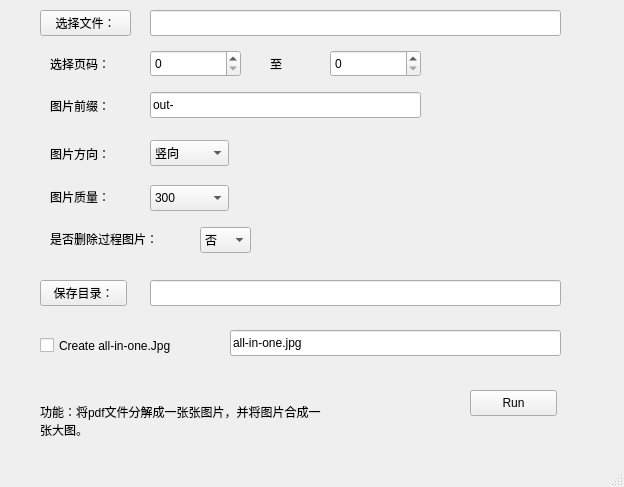
<?xml version="1.0" encoding="UTF-8"?>
<ui version="4.0">
 <class>MainWindow</class>
 <widget class="QMainWindow" name="MainWindow">
  <property name="geometry">
   <rect>
    <x>0</x>
    <y>0</y>
    <width>624</width>
    <height>487</height>
   </rect>
  </property>
  <property name="windowTitle">
   <string>pdfToJpg By Li</string>
  </property>
  <widget class="QWidget" name="centralwidget">
   <widget class="QPushButton" name="pushButton">
    <property name="geometry">
     <rect>
      <x>40</x>
      <y>10</y>
      <width>91</width>
      <height>26</height>
     </rect>
    </property>
    <property name="text">
     <string>选择文件：</string>
    </property>
   </widget>
   <widget class="QLineEdit" name="lineEdit">
    <property name="geometry">
     <rect>
      <x>150</x>
      <y>10</y>
      <width>411</width>
      <height>26</height>
     </rect>
    </property>
    <property name="readOnly">
     <bool>true</bool>
    </property>
   </widget>
   <widget class="QLineEdit" name="lineEdit_2">
    <property name="geometry">
     <rect>
      <x>150</x>
      <y>92</y>
      <width>271</width>
      <height>26</height>
     </rect>
    </property>
    <property name="text">
     <string>out-</string>
    </property>
   </widget>
   <widget class="QComboBox" name="comboBox_append">
    <property name="geometry">
     <rect>
      <x>150</x>
      <y>140</y>
      <width>79</width>
      <height>26</height>
     </rect>
    </property>
    <item>
     <property name="text">
      <string>竖向</string>
     </property>
    </item>
    <item>
     <property name="text">
      <string>横向</string>
     </property>
    </item>
   </widget>
   <widget class="QLabel" name="label_2">
    <property name="geometry">
     <rect>
      <x>50</x>
      <y>90</y>
      <width>66</width>
      <height>31</height>
     </rect>
    </property>
    <property name="text">
     <string>图片前缀：</string>
    </property>
   </widget>
   <widget class="QLabel" name="label_3">
    <property name="geometry">
     <rect>
      <x>50</x>
      <y>145</y>
      <width>66</width>
      <height>18</height>
     </rect>
    </property>
    <property name="text">
     <string>图片方向：</string>
    </property>
   </widget>
   <widget class="QPushButton" name="pushButton_2">
    <property name="geometry">
     <rect>
      <x>470</x>
      <y>390</y>
      <width>87</width>
      <height>26</height>
     </rect>
    </property>
    <property name="text">
     <string>Run</string>
    </property>
   </widget>
   <widget class="QLabel" name="label_5">
    <property name="geometry">
     <rect>
      <x>50</x>
      <y>55</y>
      <width>66</width>
      <height>18</height>
     </rect>
    </property>
    <property name="text">
     <string>选择页码：</string>
    </property>
   </widget>
   <widget class="QSpinBox" name="spinBox_start">
    <property name="geometry">
     <rect>
      <x>150</x>
      <y>50</y>
      <width>91</width>
      <height>27</height>
     </rect>
    </property>
    <property name="minimum">
     <number>0</number>
    </property>
    <property name="maximum">
     <number>10000</number>
    </property>
    <property name="value">
     <number>0</number>
    </property>
   </widget>
   <widget class="QSpinBox" name="spinBox_end">
    <property name="geometry">
     <rect>
      <x>330</x>
      <y>50</y>
      <width>91</width>
      <height>27</height>
     </rect>
    </property>
    <property name="maximum">
     <number>10000</number>
    </property>
   </widget>
   <widget class="QLabel" name="label_6">
    <property name="geometry">
     <rect>
      <x>270</x>
      <y>55</y>
      <width>31</width>
      <height>18</height>
     </rect>
    </property>
    <property name="text">
     <string>至</string>
    </property>
   </widget>
   <widget class="QPushButton" name="pushButton_3">
    <property name="geometry">
     <rect>
      <x>40</x>
      <y>280</y>
      <width>87</width>
      <height>26</height>
     </rect>
    </property>
    <property name="text">
     <string>保存目录：</string>
    </property>
   </widget>
   <widget class="QLineEdit" name="lineEdit_Save">
    <property name="geometry">
     <rect>
      <x>150</x>
      <y>280</y>
      <width>411</width>
      <height>26</height>
     </rect>
    </property>
    <property name="readOnly">
     <bool>true</bool>
    </property>
   </widget>
   <widget class="QLabel" name="label_8">
    <property name="geometry">
     <rect>
      <x>50</x>
      <y>188</y>
      <width>66</width>
      <height>18</height>
     </rect>
    </property>
    <property name="text">
     <string>图片质量：</string>
    </property>
   </widget>
   <widget class="QComboBox" name="comboBox_quality">
    <property name="geometry">
     <rect>
      <x>150</x>
      <y>185</y>
      <width>79</width>
      <height>26</height>
     </rect>
    </property>
    <property name="currentText">
     <string>300</string>
    </property>
    <property name="currentIndex">
     <number>3</number>
    </property>
    <item>
     <property name="text">
      <string>600</string>
     </property>
    </item>
    <item>
     <property name="text">
      <string>500</string>
     </property>
    </item>
    <item>
     <property name="text">
      <string>400</string>
     </property>
    </item>
    <item>
     <property name="text">
      <string>300</string>
     </property>
    </item>
    <item>
     <property name="text">
      <string>200</string>
     </property>
    </item>
    <item>
     <property name="text">
      <string>100</string>
     </property>
    </item>
   </widget>
   <widget class="QLabel" name="label_10">
    <property name="geometry">
     <rect>
      <x>50</x>
      <y>230</y>
      <width>141</width>
      <height>18</height>
     </rect>
    </property>
    <property name="text">
     <string>是否删除过程图片：</string>
    </property>
   </widget>
   <widget class="QComboBox" name="comboBox_delornot">
    <property name="geometry">
     <rect>
      <x>200</x>
      <y>227</y>
      <width>51</width>
      <height>26</height>
     </rect>
    </property>
    <property name="currentIndex">
     <number>1</number>
    </property>
    <item>
     <property name="text">
      <string>是</string>
     </property>
    </item>
    <item>
     <property name="text">
      <string>否</string>
     </property>
    </item>
   </widget>
   <widget class="QLabel" name="label">
    <property name="geometry">
     <rect>
      <x>40</x>
      <y>390</y>
      <width>281</width>
      <height>61</height>
     </rect>
    </property>
    <property name="text">
     <string>功能：将pdf文件分解成一张张图片，并将图片合成一张大图。</string>
    </property>
    <property name="wordWrap">
     <bool>true</bool>
    </property>
   </widget>
   <widget class="QLineEdit" name="lineEdit_allinone">
    <property name="geometry">
     <rect>
      <x>230</x>
      <y>330</y>
      <width>331</width>
      <height>26</height>
     </rect>
    </property>
    <property name="text">
     <string>all-in-one.jpg</string>
    </property>
    <property name="readOnly">
     <bool>false</bool>
    </property>
   </widget>
   <widget class="QCheckBox" name="checkBox">
    <property name="geometry">
     <rect>
      <x>40</x>
      <y>330</y>
      <width>171</width>
      <height>31</height>
     </rect>
    </property>
    <property name="text">
     <string>Create all-in-one.Jpg</string>
    </property>
   </widget>
  </widget>
  <widget class="QMenuBar" name="menubar">
   <property name="geometry">
    <rect>
     <x>0</x>
     <y>0</y>
     <width>624</width>
     <height>27</height>
    </rect>
   </property>
  </widget>
  <widget class="QStatusBar" name="statusbar"/>
 </widget>
 <resources/>
 <connections/>
</ui>
